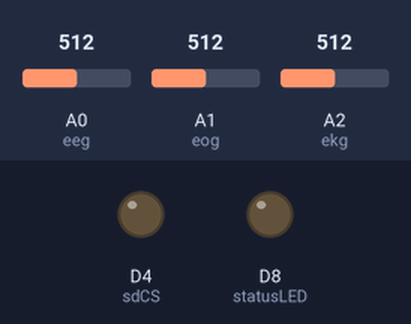
This sketch was run on a simulated Arduino MKR. On the bench: output pins drawn as LEDs (lit = HIGH). The test bench sets the inputs (shaded band); at power-on: A0 (eeg) = 512, A1 (eog) = 512, A2 (ekg) = 512 (analog values on the 0–1023 scale). The local clock reads 2024-03-15 10:24:30 at power-on unless the sketch sets it; storage starts empty; what the sketch prints to the serial monitor is not drawn.

Above: at 8.5 s.
At 13.16 s:
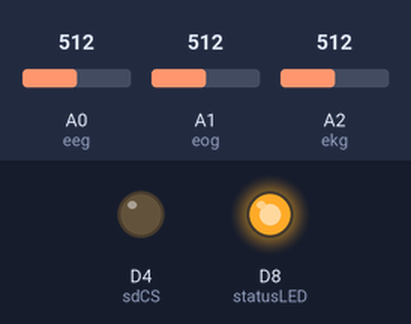
Timing chart, 0 to 16.0 s (numbered marks = the images above):
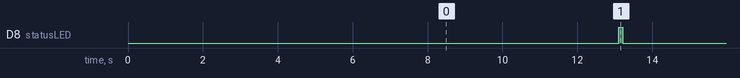

The sketch:

NeuralMech-V2.ino
```cpp
#include <SPI.h>
#include <SD.h>
#include <RTCZero.h>
RTCZero rtc;

char* daynames[]={"Mon", "Tue", "Wed", "Thu", "Fri", "Sat", "Sun"};


File myFile;
const uint8_t sdCS = 4;


const uint8_t eeg = A0;
const uint8_t eog = A1;
const uint8_t ekg = A2;

long lastTime = 0;
const int Fs = 3; //ends up being about 5ms by trial and error //200Hz sampling rate
const int samples = 2048;


uint16_t eegData[samples] = {0};
uint16_t eogData[samples] = {0};
uint16_t ekgData[samples] = {0};
long timer[samples] = {0};


const int statusLED = 8;

int i = 0;

String dateString = "";


/* Change these values to set the current initial time */
const byte seconds = 10;
const byte minutes = 55;
const byte hours = 3;

/* Change these values to set the current initial date */
const byte day = 9;
const byte month = 3;
const byte year = 18;


void setup() {
  delay(4000);

  Serial.begin(115200);
  SPI.begin();


  //Initializing internal RTC
  //*******************
  //DOES NOT GET UPDATED AUTOMATICALLY
  rtc.begin(); // initialize RTC
  rtc.setTime(hours, minutes, seconds); //hr, min, sec
  rtc.setDate(day, month, year); //day, month, year

  String yr = String(rtc.getYear());
  String mnth = String(rtc.getMonth());
  if(rtc.getMonth() < 10) mnth = "0" + mnth;

  String dy = String(rtc.getDay());
  if(rtc.getDay() < 10) dy = "0" + dy;

  dateString = yr+mnth+dy;


  analogReadResolution(12);
  pinMode(statusLED, OUTPUT);
  digitalWrite(statusLED, LOW);


  pinMode(sdCS,OUTPUT);
  if (!SD.begin(sdCS)) {
    //Serial.println("initialization failed!");
    for(int a = 0; a < 25; a++)
    {
      digitalWrite(statusLED, HIGH);
      delay(250);
      digitalWrite(statusLED, LOW);
      delay(250);
    }
    return;
  }
  Serial.println("initialization done.");
  SD.mkdir(dateString);


  lastTime = millis();
}

void loop()
{
  while(millis() - lastTime > Fs)
  {
    eegData[i] = analogRead(eeg);
    eogData[i] = analogRead(eog);
    ekgData[i] = analogRead(ekg);
    timer[i] = millis();

    i++;
    lastTime = millis();
  }

  if(i > samples-1)
  {
    //Serial.println("now time to save to SD");
    saveToSD();
    i = 0;
  }

}


void saveToSD()
{
  digitalWrite(statusLED, HIGH);

  String hr = String(rtc.getHours());
  if(rtc.getHours() < 10) hr = "0" + hr;

  String mins = String(rtc.getMinutes());
  if(rtc.getMinutes() < 10) mins = "0" + mins;

  String sec = String(rtc.getSeconds());
  if(rtc.getSeconds() < 10) sec = "0" + sec;


  myFile = SD.open(dateString + "/" + hr+mins+sec + ".csv", FILE_WRITE);


  if(myFile)
  {
    myFile.println("Time(ms),EEG,EOG,EKG");

    for (int j = 0; j < samples; j++)
    {
      myFile.print(timer[j]);
      myFile.print(",");
      myFile.print(eegData[j]);
      myFile.print(",");
      myFile.print(eogData[j]);
      myFile.print(",");
      myFile.println(ekgData[j]);
    }
  }
  else
  {
    //Serial.println("error making file");
  }

  myFile.close();
  digitalWrite(statusLED, LOW);
}
```

Measured:
- by itself, D8 (statusLED): alternates HIGH for 0.11 s and LOW for 9.1 s
